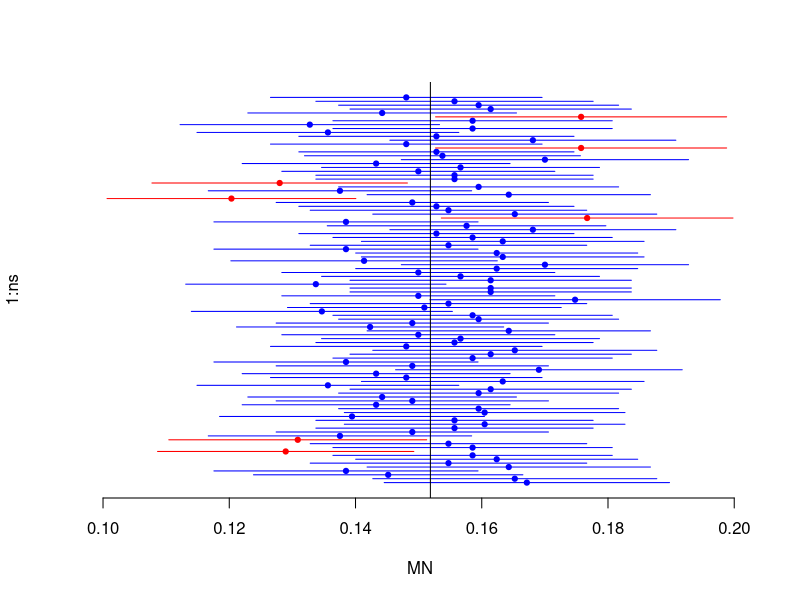

This chart was generated by the following R code:
#Consider a simple problem, with Bernoulli trials with insurance claims. 
#We want to derive some confidence interval for the probability to claim a loss. 
#There were n= 1047 policies and 159 claims

rm ( list = ls ( all = TRUE ) )

#Let us generate some samples, of size n, with the same probability as the empirical one, 
#i.e. theta. For each sample, compute the confidence interval with the relationship above. 
#It is a 95% confidence interval because in 95% of the scenarios, 
#the empirical value lies in the confidence interval.

xbar <- 159
n <- 1047
ns <- 100
M = matrix(rbinom(n * ns, size = 1, prob = xbar / n), nrow = n)

#I generate 100 samples of size n. 
#For each sample, I compute the mean, and the confidence interval, from the previous relationship

fIC = function(x)
  mean(x) + c(-1, 1) * 1.96 * sqrt(mean(x) * (1 - mean(x))) / sqrt(n)
IC = t(apply(M, 2, fIC))
MN = apply(M, 2, mean)

# Then we plot each confidence interval, and indicate with red when they do not contain the empirical mean

k = (xbar / n < IC[, 1]) | (xbar / n > IC[, 2])
plot.new()
plot(
  MN,
  1:ns,
  xlim = range(IC),
  axes = FALSE,
  pch = 19,
  cex = .7,
  col = c("blue", "red")[1 + k]
)
axis(1)
segments(IC[, 1], 1:ns, IC[, 2], 1:+ns, col = c("blue", "red")[1 + k])
abline(v = xbar / n)

